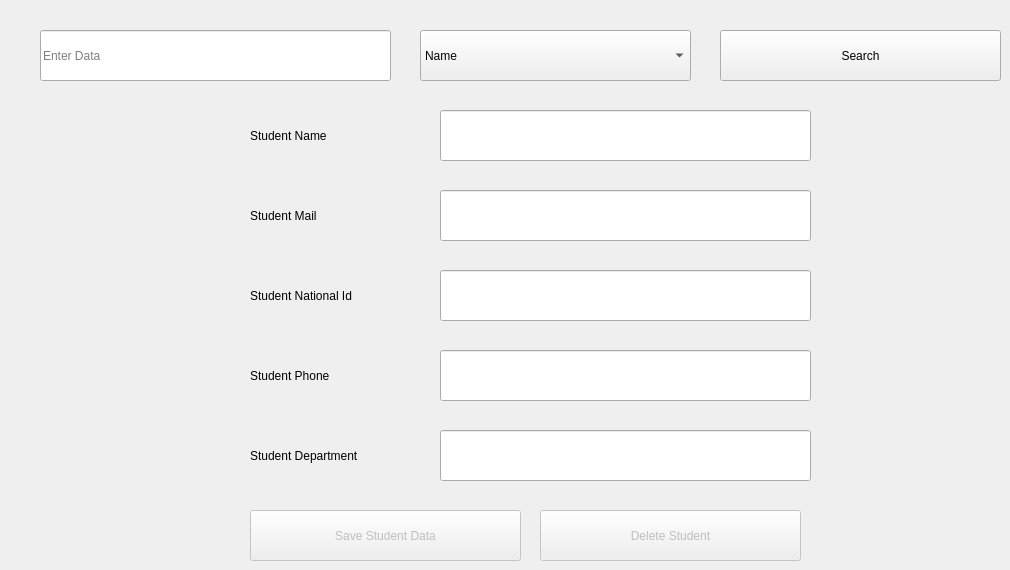
      <widget class="QWidget" name="tab_13">
       <attribute name="title">
        <string>Edit or Delete Student</string>
       </attribute>
       <widget class="QLineEdit" name="lineEdit_13">
        <property name="geometry">
         <rect>
          <x>40</x>
          <y>30</y>
          <width>351</width>
          <height>51</height>
         </rect>
        </property>
        <property name="placeholderText">
         <string>Enter Data</string>
        </property>
       </widget>
       <widget class="QComboBox" name="comboBox_9">
        <property name="geometry">
         <rect>
          <x>420</x>
          <y>30</y>
          <width>271</width>
          <height>51</height>
         </rect>
        </property>
        <item>
         <property name="text">
          <string>Name</string>
         </property>
        </item>
        <item>
         <property name="text">
          <string>National Id</string>
         </property>
        </item>
        <item>
         <property name="text">
          <string>Mail</string>
         </property>
        </item>
        <item>
         <property name="text">
          <string>Phone</string>
         </property>
        </item>
       </widget>
       <widget class="QPushButton" name="pushButton_15">
        <property name="geometry">
         <rect>
          <x>720</x>
          <y>30</y>
          <width>281</width>
          <height>51</height>
         </rect>
        </property>
        <property name="text">
         <string>Search</string>
        </property>
       </widget>
       <widget class="QLineEdit" name="lineEdit_14">
        <property name="geometry">
         <rect>
          <x>440</x>
          <y>110</y>
          <width>371</width>
          <height>51</height>
         </rect>
        </property>
       </widget>
       <widget class="QLineEdit" name="lineEdit_15">
        <property name="geometry">
         <rect>
          <x>440</x>
          <y>190</y>
          <width>371</width>
          <height>51</height>
         </rect>
        </property>
       </widget>
       <widget class="QLineEdit" name="lineEdit_16">
        <property name="geometry">
         <rect>
          <x>440</x>
          <y>270</y>
          <width>371</width>
          <height>51</height>
         </rect>
        </property>
       </widget>
       <widget class="QLineEdit" name="lineEdit_17">
        <property name="geometry">
         <rect>
          <x>440</x>
          <y>350</y>
          <width>371</width>
          <height>51</height>
         </rect>
        </property>
       </widget>
       <widget class="QLabel" name="label_17">
        <property name="geometry">
         <rect>
          <x>250</x>
          <y>110</y>
          <width>191</width>
          <height>51</height>
         </rect>
        </property>
        <property name="text">
         <string>Student Name</string>
        </property>
       </widget>
       <widget class="QLabel" name="label_18">
        <property name="geometry">
         <rect>
          <x>250</x>
          <y>190</y>
          <width>191</width>
          <height>51</height>
         </rect>
        </property>
        <property name="text">
         <string>Student Mail</string>
        </property>
       </widget>
       <widget class="QLabel" name="label_19">
        <property name="geometry">
         <rect>
          <x>250</x>
          <y>270</y>
          <width>191</width>
          <height>51</height>
         </rect>
        </property>
        <property name="text">
         <string>Student National Id</string>
        </property>
       </widget>
       <widget class="QLabel" name="label_20">
        <property name="geometry">
         <rect>
          <x>250</x>
          <y>350</y>
          <width>191</width>
          <height>51</height>
         </rect>
        </property>
        <property name="text">
         <string>Student Phone</string>
        </property>
       </widget>
       <widget class="QPushButton" name="pushButton_16">
        <property name="enabled">
         <bool>false</bool>
        </property>
        <property name="geometry">
         <rect>
          <x>250</x>
          <y>510</y>
          <width>271</width>
          <height>51</height>
         </rect>
        </property>
        <property name="text">
         <string>Save Student Data</string>
        </property>
       </widget>
       <widget class="QPushButton" name="pushButton_17">
        <property name="enabled">
         <bool>false</bool>
        </property>
        <property name="geometry">
         <rect>
          <x>540</x>
          <y>510</y>
          <width>261</width>
          <height>51</height>
         </rect>
        </property>
        <property name="text">
         <string>Delete Student</string>
        </property>
       </widget>
       <widget class="QLineEdit" name="lineEdit_24">
        <property name="geometry">
         <rect>
          <x>440</x>
          <y>430</y>
          <width>371</width>
          <height>51</height>
         </rect>
        </property>
       </widget>
       <widget class="QLabel" name="label_31">
        <property name="geometry">
         <rect>
          <x>250</x>
          <y>430</y>
          <width>191</width>
          <height>51</height>
         </rect>
        </property>
        <property name="text">
         <string>Student Department</string>
        </property>
       </widget>
      </widget>
